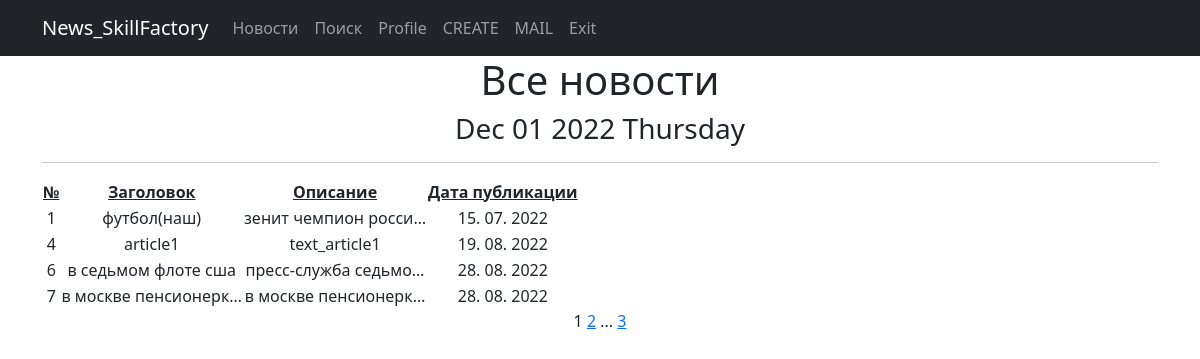
Page /news/ on the committed database.
### portal_news/models.py (models this page shows, shortened)
class Post(models.Model):
    article = 'AR'
    news = 'NE'
    POSITIONS = [
        (article, 'Статья'),
        (news, 'Новость')
    ]
    author = models.ForeignKey('Author', on_delete=models.CASCADE)
    select_choices = models.CharField(max_length=2, choices=POSITIONS, default=article)
    time = models.DateTimeField(auto_now_add=True)
    category = models.ManyToManyField('Category', through='PostCategory', verbose_name='Категория')
    heading_post = models.CharField(max_length=100)
    text_post = models.TextField()
    rating_post = models.IntegerField(default=0)

### portal_news/views.py (the view)
# urls.py: path('', PostList.as_view(), name='post_list'),
class PostList(ListView):
    model = Post
    ordering = 'time'
    template_name = 'news.html'
    context_object_name = 'news'
    paginate_by = 4

### portal_news/templatetags/custom_filters.py (called while the page is built)
@register.filter()
def censor(value):
    for _ in range(len(wrong_words)):
        value = value.lower().replace(wrong_words[_].lower(), len(wrong_words[_]) * "*")
    return f'{value}'

### portal_news/templatetags/custom_tags.py (called while the page is built)
@register.simple_tag()
def current_time(format_string='%b %d %Y'):
   return datetime.utcnow().strftime(format_string)

@register.simple_tag(takes_context=True)
def url_replace(context, **kwargs):
   d = context['request'].GET.copy()
   for k, v in kwargs.items():
       d[k] = v
   return d.urlencode()

### templates/news.html (shortened to what this page needs)
{% extends 'flatpages/default.html' %}
{% load custom_filters %}
{% load custom_tags %}
{% block content %}
   <h1>Все новости</h1>
   <h3>{% current_time '%b %d %Y %A' %}</h3>
   <hr>
   {% if news %}
       <table>
           <tr>
               <td><strong><span style="text-decoration: underline;">№</span></strong></td>
               <td><strong><span style="text-decoration: underline;">Заголовок</span></strong></td>
               <td><strong><span style="text-decoration: underline;">Описание</span></strong></td>
               <td><strong><span style="text-decoration: underline;">Дата публикации</span></strong></td>
           </tr>
           {% for new in news %}
           <tr>
               <td>{{ new.pk|truncatechars:20|censor }}</td>
               <td>{{ new.heading_post|truncatechars:20|censor }}</td>
               <td>{{ new.text_post|truncatechars:20|censor }}</td>
               <td>{{ new.time|date:'d. m. Y' }}</td>
           </tr>
           {% endfor %}
       </table>
   {% else %}
       <h2>Новостей нет!</h2>
   {% endif %}
   {{ page_obj.number }}
   {% if page_obj.has_next %}
       <a href="?{% url_replace page=page_obj.next_page_number %}">{{ page_obj.next_page_number }}</a>
       {% if paginator.num_pages != page_obj.next_page_number %}
           ...
           <a href="?{% url_replace page=page_obj.paginator.num_pages %}">{{ page_obj.paginator.num_pages }}</a>
       {% endif %}
   {% endif %}
{% endblock content %}

### templates/flatpages/default.html (shortened to what this page needs)
<!DOCTYPE html>
<html lang="en">
    <head>
        {% load static %}
        <link href="{% static 'css/styles.css' %}" rel="stylesheet" />
    </head>
    <body>
        <nav class="navbar navbar-expand-lg navbar-dark bg-dark static-top">
            <div class="container">
                <a class="navbar-brand" href="#">News_SkillFactory</a>
                <div class="collapse navbar-collapse" id="navbarResponsive">
                    <ul class="navbar-nav ml-auto">
                        <li class="nav-item">
                            <a class="nav-link" href="/news/">Новости</a>
                        </li>
                        <li class="nav-item">
                            <a class="nav-link" href="/news/search">Поиск</a>
                        </li>
                        <li class="nav-item">
                            <a class="nav-link" href="/news/login">Profile</a>
                        </li>
                        <li class="nav-item">
                            <a class="nav-link" href="/news/create">CREATE</a>
                        </li>
                        <li class="nav-item">
                            <a class="nav-link" href="/news/mail">MAIL</a>
                        </li>
                        <li class="nav-item">
                            <a class="nav-link" href="/accounts/logout">Exit</a>
                        </li>
                    </ul>
                </div>
            </div>
        </nav>
        <div class="container">
           <div class="row">
               <div class="col-lg-12 text-center">
                  {% block content %}{% endblock content %}
               </div>
           </div>
        </div>
    </body>
</html>

### rows in the picture
Post: pk|censor "1", heading_post|censor "футбол(наш)", text_post|censor "зенит чемпион росси…", time "15. 07. 2022"
Post: pk|censor "4", heading_post|censor "article1", text_post|censor "text_article1", time "19. 08. 2022"
Post: pk|censor "6", heading_post|censor "в седьмом флоте сша", text_post|censor "пресс-служба седьмо…", time "28. 08. 2022"
Post: pk|censor "7", heading_post|censor "в москве пенсионерк…", text_post|censor "в москве пенсионерк…", time "28. 08. 2022"

### other values in the picture
{{ page_obj.number }} "1"
{{ page_obj.next_page_number }} "2"
{{ page_obj.paginator.num_pages }} "3"
